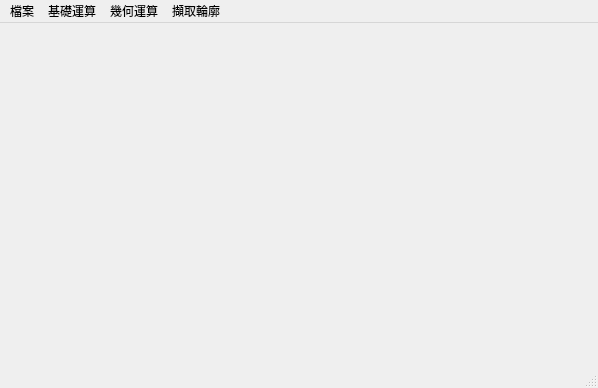
<?xml version="1.0" encoding="UTF-8"?>
<ui version="4.0">
 <class>MainWindow</class>
 <widget class="QMainWindow" name="MainWindow">
  <property name="geometry">
   <rect>
    <x>0</x>
    <y>0</y>
    <width>598</width>
    <height>388</height>
   </rect>
  </property>
  <property name="windowTitle">
   <string>MainWindow</string>
  </property>
  <widget class="QWidget" name="centralwidget"/>
  <widget class="QMenuBar" name="menubar">
   <property name="geometry">
    <rect>
     <x>0</x>
     <y>0</y>
     <width>598</width>
     <height>25</height>
    </rect>
   </property>
   <widget class="QMenu" name="menu">
    <property name="title">
     <string>檔案</string>
    </property>
    <addaction name="OpenFile"/>
    <addaction name="SaveFile"/>
    <addaction name="Close"/>
   </widget>
   <widget class="QMenu" name="menu_2">
    <property name="title">
     <string>基礎運算</string>
    </property>
    <addaction name="Source"/>
    <addaction name="Gray"/>
    <addaction name="Histogram"/>
    <addaction name="FixedThreshold"/>
    <addaction name="OTSUThreshold"/>
    <addaction name="separator"/>
    <addaction name="Equalize_Gray"/>
   </widget>
   <widget class="QMenu" name="menu_3">
    <property name="title">
     <string>幾何運算</string>
    </property>
    <addaction name="Translation"/>
    <addaction name="HorMirror"/>
    <addaction name="VerMirror"/>
    <addaction name="Transpose"/>
    <addaction name="Scale"/>
    <addaction name="Rotate"/>
   </widget>
   <widget class="QMenu" name="menu_4">
    <property name="title">
     <string>擷取輪廓</string>
    </property>
    <addaction name="Sobel"/>
    <addaction name="Roberts"/>
    <addaction name="Laplacian"/>
    <addaction name="Prewitt"/>
    <addaction name="separator"/>
    <addaction name="Thinning"/>
   </widget>
   <addaction name="menu"/>
   <addaction name="menu_2"/>
   <addaction name="menu_3"/>
   <addaction name="menu_4"/>
  </widget>
  <widget class="QStatusBar" name="statusbar"/>
  <action name="OpenFile">
   <property name="text">
    <string>開啟舊檔</string>
   </property>
  </action>
  <action name="Close">
   <property name="text">
    <string>關閉程式</string>
   </property>
  </action>
  <action name="Gray">
   <property name="text">
    <string>灰階轉換</string>
   </property>
  </action>
  <action name="Source">
   <property name="text">
    <string>顯示原圖</string>
   </property>
  </action>
  <action name="FixedThreshold">
   <property name="text">
    <string>二值化（固定門閥值）</string>
   </property>
  </action>
  <action name="OTSUThreshold">
   <property name="text">
    <string>二值化（OTSU）</string>
   </property>
  </action>
  <action name="Histogram">
   <property name="text">
    <string>直方圖</string>
   </property>
  </action>
  <action name="Equalize_Gray">
   <property name="text">
    <string>灰階均化</string>
   </property>
  </action>
  <action name="SaveFile">
   <property name="text">
    <string>儲存檔案</string>
   </property>
  </action>
  <action name="Translation">
   <property name="text">
    <string>圖形移動</string>
   </property>
  </action>
  <action name="HorMirror">
   <property name="text">
    <string>水平翻轉</string>
   </property>
  </action>
  <action name="VerMirror">
   <property name="text">
    <string>上下翻轉</string>
   </property>
  </action>
  <action name="Transpose">
   <property name="text">
    <string>圖形轉置</string>
   </property>
  </action>
  <action name="Scale">
   <property name="text">
    <string>圖形縮放</string>
   </property>
  </action>
  <action name="Rotate">
   <property name="text">
    <string>圖形旋轉</string>
   </property>
  </action>
  <action name="Sobel">
   <property name="text">
    <string>Sobel</string>
   </property>
  </action>
  <action name="Roberts">
   <property name="text">
    <string>Roberts</string>
   </property>
  </action>
  <action name="Laplacian">
   <property name="text">
    <string>Laplacian</string>
   </property>
  </action>
  <action name="Prewitt">
   <property name="text">
    <string>Prewitt</string>
   </property>
  </action>
  <action name="Thinning">
   <property name="text">
    <string>細線化</string>
   </property>
  </action>
 </widget>
 <resources/>
 <connections>
  <connection>
   <sender>OpenFile</sender>
   <signal>activated()</signal>
   <receiver>MainWindow</receiver>
   <slot>slotOpenFile()</slot>
   <hints>
    <hint type="sourcelabel">
     <x>-1</x>
     <y>-1</y>
    </hint>
    <hint type="destinationlabel">
     <x>298</x>
     <y>193</y>
    </hint>
   </hints>
  </connection>
  <connection>
   <sender>Close</sender>
   <signal>activated()</signal>
   <receiver>MainWindow</receiver>
   <slot>slotClose()</slot>
   <hints>
    <hint type="sourcelabel">
     <x>-1</x>
     <y>-1</y>
    </hint>
    <hint type="destinationlabel">
     <x>298</x>
     <y>193</y>
    </hint>
   </hints>
  </connection>
  <connection>
   <sender>Gray</sender>
   <signal>activated()</signal>
   <receiver>MainWindow</receiver>
   <slot>slotGray()</slot>
   <hints>
    <hint type="sourcelabel">
     <x>-1</x>
     <y>-1</y>
    </hint>
    <hint type="destinationlabel">
     <x>298</x>
     <y>193</y>
    </hint>
   </hints>
  </connection>
  <connection>
   <sender>Source</sender>
   <signal>activated()</signal>
   <receiver>MainWindow</receiver>
   <slot>slotSource()</slot>
   <hints>
    <hint type="sourcelabel">
     <x>-1</x>
     <y>-1</y>
    </hint>
    <hint type="destinationlabel">
     <x>298</x>
     <y>193</y>
    </hint>
   </hints>
  </connection>
  <connection>
   <sender>FixedThreshold</sender>
   <signal>activated()</signal>
   <receiver>MainWindow</receiver>
   <slot>slotFixedThreshold()</slot>
   <hints>
    <hint type="sourcelabel">
     <x>-1</x>
     <y>-1</y>
    </hint>
    <hint type="destinationlabel">
     <x>298</x>
     <y>193</y>
    </hint>
   </hints>
  </connection>
  <connection>
   <sender>OTSUThreshold</sender>
   <signal>activated()</signal>
   <receiver>MainWindow</receiver>
   <slot>slotOTSUThreshold()</slot>
   <hints>
    <hint type="sourcelabel">
     <x>-1</x>
     <y>-1</y>
    </hint>
    <hint type="destinationlabel">
     <x>298</x>
     <y>193</y>
    </hint>
   </hints>
  </connection>
  <connection>
   <sender>Histogram</sender>
   <signal>activated()</signal>
   <receiver>MainWindow</receiver>
   <slot>slotHistogram()</slot>
   <hints>
    <hint type="sourcelabel">
     <x>-1</x>
     <y>-1</y>
    </hint>
    <hint type="destinationlabel">
     <x>298</x>
     <y>193</y>
    </hint>
   </hints>
  </connection>
  <connection>
   <sender>Equalize_Gray</sender>
   <signal>activated()</signal>
   <receiver>MainWindow</receiver>
   <slot>slotEqualize()</slot>
   <hints>
    <hint type="sourcelabel">
     <x>-1</x>
     <y>-1</y>
    </hint>
    <hint type="destinationlabel">
     <x>298</x>
     <y>193</y>
    </hint>
   </hints>
  </connection>
  <connection>
   <sender>SaveFile</sender>
   <signal>activated()</signal>
   <receiver>MainWindow</receiver>
   <slot>slotSaveFile()</slot>
   <hints>
    <hint type="sourcelabel">
     <x>-1</x>
     <y>-1</y>
    </hint>
    <hint type="destinationlabel">
     <x>298</x>
     <y>193</y>
    </hint>
   </hints>
  </connection>
  <connection>
   <sender>Translation</sender>
   <signal>activated()</signal>
   <receiver>MainWindow</receiver>
   <slot>slotTranslation()</slot>
   <hints>
    <hint type="sourcelabel">
     <x>-1</x>
     <y>-1</y>
    </hint>
    <hint type="destinationlabel">
     <x>298</x>
     <y>193</y>
    </hint>
   </hints>
  </connection>
  <connection>
   <sender>HorMirror</sender>
   <signal>activated()</signal>
   <receiver>MainWindow</receiver>
   <slot>slotHorMirror()</slot>
   <hints>
    <hint type="sourcelabel">
     <x>-1</x>
     <y>-1</y>
    </hint>
    <hint type="destinationlabel">
     <x>298</x>
     <y>193</y>
    </hint>
   </hints>
  </connection>
  <connection>
   <sender>VerMirror</sender>
   <signal>activated()</signal>
   <receiver>MainWindow</receiver>
   <slot>slotVerMirror()</slot>
   <hints>
    <hint type="sourcelabel">
     <x>-1</x>
     <y>-1</y>
    </hint>
    <hint type="destinationlabel">
     <x>298</x>
     <y>193</y>
    </hint>
   </hints>
  </connection>
  <connection>
   <sender>Transpose</sender>
   <signal>activated()</signal>
   <receiver>MainWindow</receiver>
   <slot>slotTranspose()</slot>
   <hints>
    <hint type="sourcelabel">
     <x>-1</x>
     <y>-1</y>
    </hint>
    <hint type="destinationlabel">
     <x>298</x>
     <y>193</y>
    </hint>
   </hints>
  </connection>
  <connection>
   <sender>Scale</sender>
   <signal>activated()</signal>
   <receiver>MainWindow</receiver>
   <slot>slotScale()</slot>
   <hints>
    <hint type="sourcelabel">
     <x>-1</x>
     <y>-1</y>
    </hint>
    <hint type="destinationlabel">
     <x>298</x>
     <y>193</y>
    </hint>
   </hints>
  </connection>
  <connection>
   <sender>Rotate</sender>
   <signal>activated()</signal>
   <receiver>MainWindow</receiver>
   <slot>slotRotate()</slot>
   <hints>
    <hint type="sourcelabel">
     <x>-1</x>
     <y>-1</y>
    </hint>
    <hint type="destinationlabel">
     <x>298</x>
     <y>193</y>
    </hint>
   </hints>
  </connection>
  <connection>
   <sender>Sobel</sender>
   <signal>activated()</signal>
   <receiver>MainWindow</receiver>
   <slot>slotSobel()</slot>
   <hints>
    <hint type="sourcelabel">
     <x>-1</x>
     <y>-1</y>
    </hint>
    <hint type="destinationlabel">
     <x>298</x>
     <y>193</y>
    </hint>
   </hints>
  </connection>
  <connection>
   <sender>Roberts</sender>
   <signal>activated()</signal>
   <receiver>MainWindow</receiver>
   <slot>slotRoberts()</slot>
   <hints>
    <hint type="sourcelabel">
     <x>-1</x>
     <y>-1</y>
    </hint>
    <hint type="destinationlabel">
     <x>298</x>
     <y>193</y>
    </hint>
   </hints>
  </connection>
  <connection>
   <sender>Laplacian</sender>
   <signal>activated()</signal>
   <receiver>MainWindow</receiver>
   <slot>slotLaplacian()</slot>
   <hints>
    <hint type="sourcelabel">
     <x>-1</x>
     <y>-1</y>
    </hint>
    <hint type="destinationlabel">
     <x>298</x>
     <y>193</y>
    </hint>
   </hints>
  </connection>
  <connection>
   <sender>Prewitt</sender>
   <signal>activated()</signal>
   <receiver>MainWindow</receiver>
   <slot>slotPrewitt()</slot>
   <hints>
    <hint type="sourcelabel">
     <x>-1</x>
     <y>-1</y>
    </hint>
    <hint type="destinationlabel">
     <x>298</x>
     <y>193</y>
    </hint>
   </hints>
  </connection>
  <connection>
   <sender>Thinning</sender>
   <signal>activated()</signal>
   <receiver>MainWindow</receiver>
   <slot>slotThinning()</slot>
   <hints>
    <hint type="sourcelabel">
     <x>-1</x>
     <y>-1</y>
    </hint>
    <hint type="destinationlabel">
     <x>298</x>
     <y>193</y>
    </hint>
   </hints>
  </connection>
 </connections>
 <slots>
  <slot>slotClose()</slot>
  <slot>slotOpenFile()</slot>
  <slot>slotGray()</slot>
  <slot>slotSource()</slot>
  <slot>slotFixedThreshold()</slot>
  <slot>slotOTSUThreshold()</slot>
  <slot>slotHistogram()</slot>
  <slot>slotEqualize()</slot>
  <slot>slotSaveFile()</slot>
  <slot>slotTranslation()</slot>
  <slot>slotHorMirror()</slot>
  <slot>slotVerMirror()</slot>
  <slot>slotTranspose()</slot>
  <slot>slotScale()</slot>
  <slot>slotRotate()</slot>
  <slot>slotSobel()</slot>
  <slot>slotRoberts()</slot>
  <slot>slotLaplacian()</slot>
  <slot>slotPrewitt()</slot>
  <slot>slotThinning()</slot>
 </slots>
</ui>
